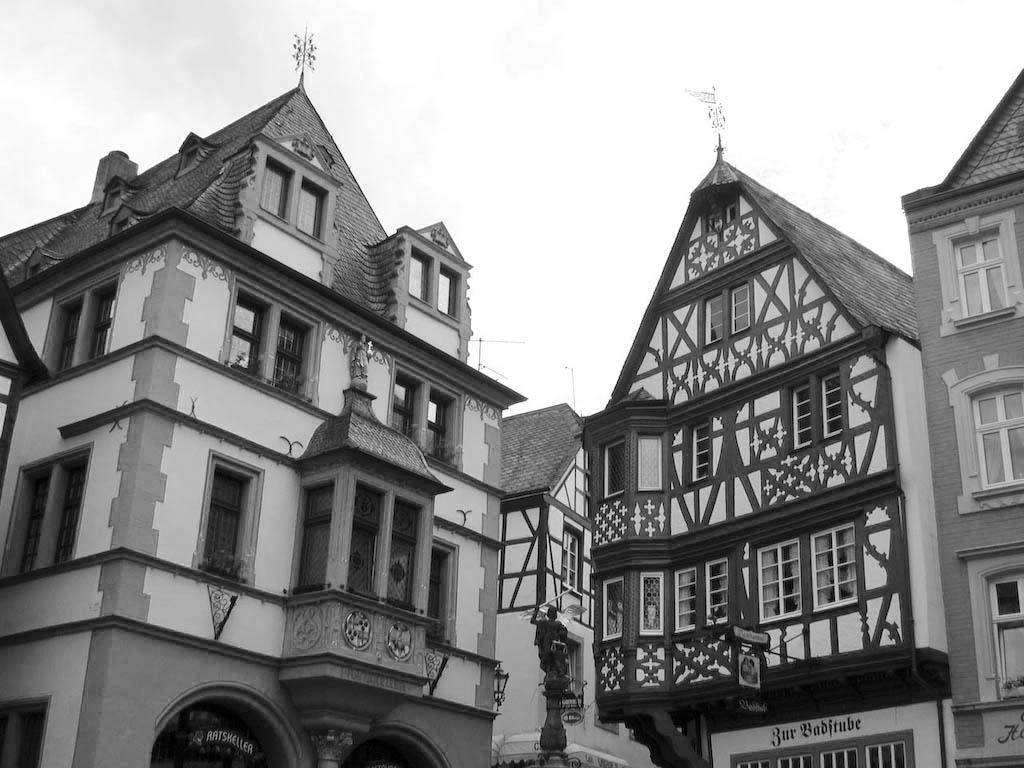
#> input picture Day10/houses.jpeg, 1024 x 768 px
$ python prog2.py
#> lines starting #> are read from the running program, lines starting #| are printed output that depends on the picture
#! /usr/bin/python3
# Detect horizontal vertical lines
import cv2
import numpy as np
inputimg = cv2.imread("houses.jpeg",0)
#> inputimg is the input picture: shape (768, 1024); min 0, max 255, mean 141.3
# Line detection kernel
# Ref : http://aishack.in/tutorials/image-convolution-examples/
kernelh = np.array([[-1, 2, -1],
                    [-1, 2, -1],
                    [-1, 2, -1]], np.int32)
kernelv = np.array([[-1, -1, -1],
                    [2, 2, 2],
                    [-1, -1, -1]], np.int32)
dstimg = cv2.filter2D(inputimg,-1,kernelh)
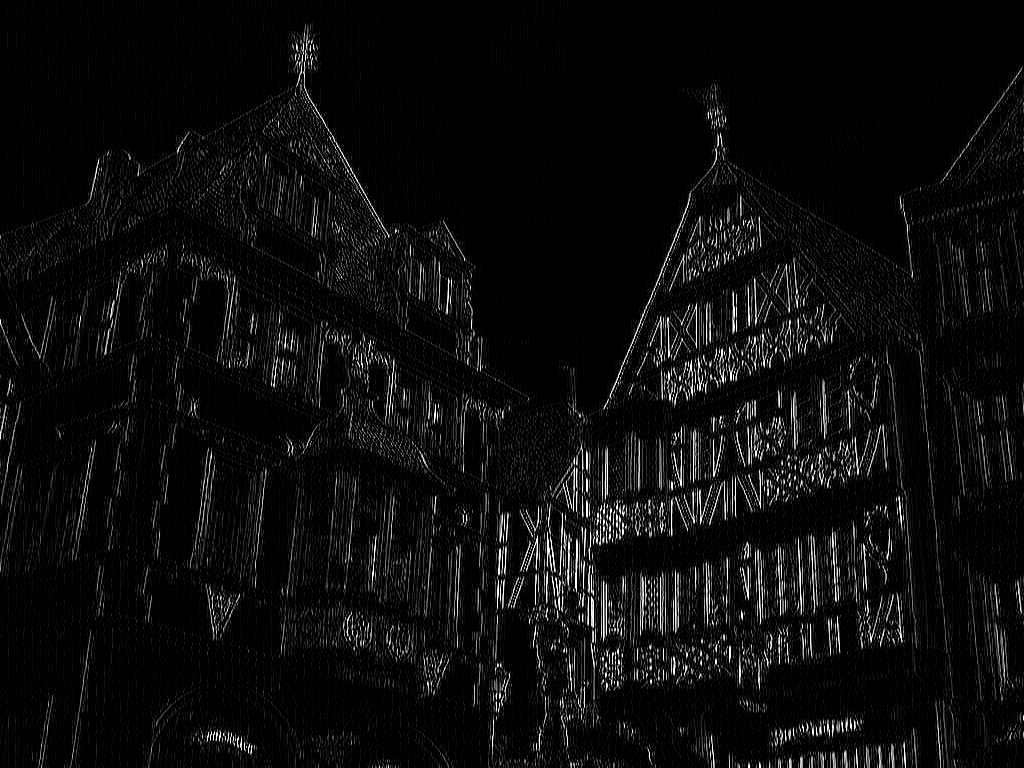
#> dstimg: shape (768, 1024); min 0, max 255, mean 12.3
dst2img = cv2.filter2D(inputimg,-1,kernelv)
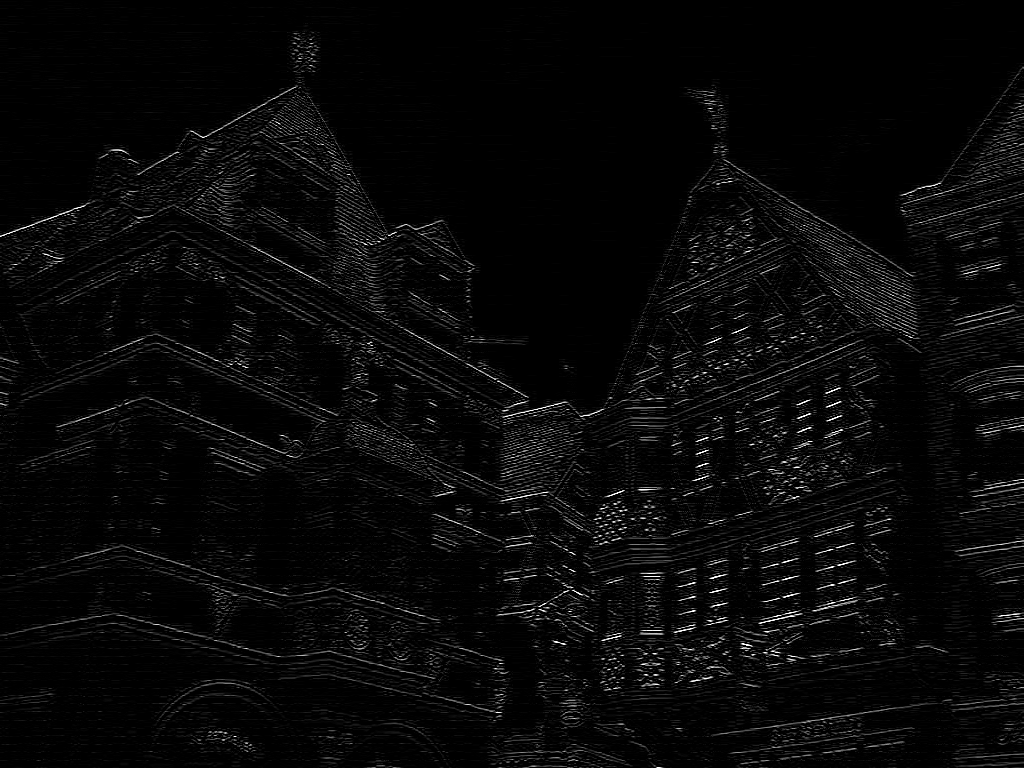
#> dst2img: shape (768, 1024); min 0, max 255, mean 8.6

#Display
cv2.imshow('Input Image' , inputimg)
cv2.imshow('Detection Vertical' , dstimg)
cv2.imshow('Detection Horizontal' , dst2img)
cv2.waitKey(0)

$ run again, with Day10/fingerprint.jpeg copied over Day10/houses.jpeg
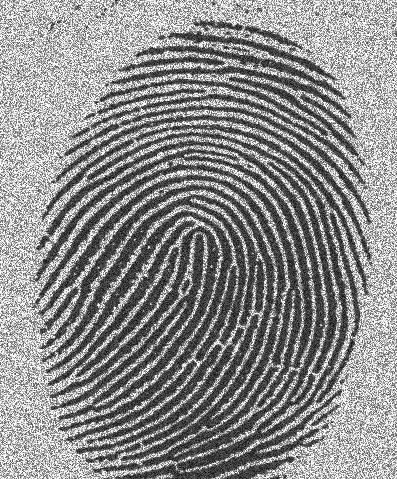
#> input picture Day10/fingerprint.jpeg, 397 x 479 px
#> inputimg is the input picture: shape (479, 397); min 0, max 255, mean 138.8
#> `dstimg = cv2.filter2D(inputimg,-1,kernelh)`:
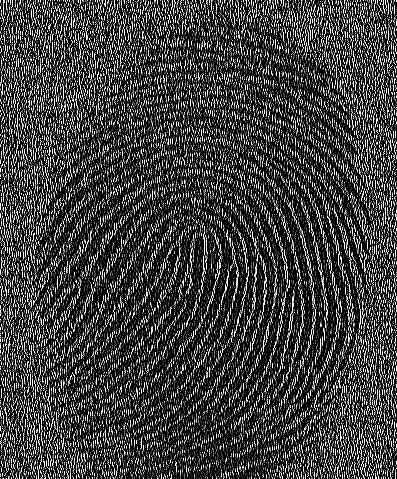
#> dstimg: shape (479, 397); min 0, max 255, mean 63.5
#> `dst2img = cv2.filter2D(inputimg,-1,kernelv)`:
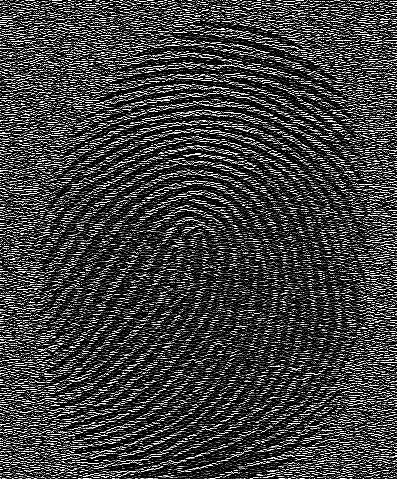
#> dst2img: shape (479, 397); min 0, max 255, mean 63.1

$ run again, with Day10/girl.jpeg copied over Day10/houses.jpeg
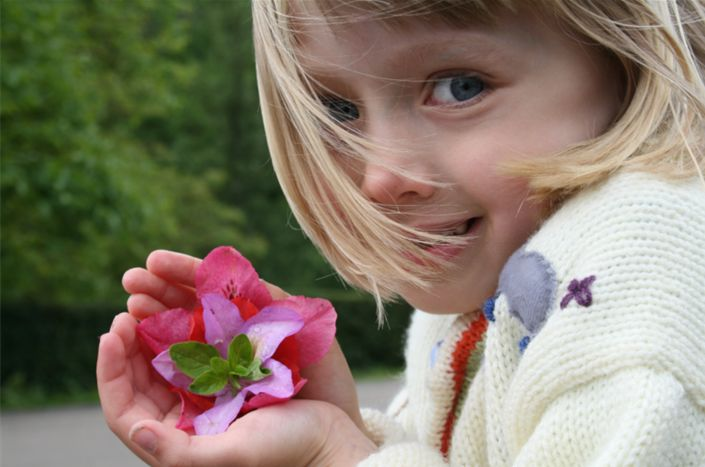
#> input picture Day10/girl.jpeg, 705 x 467 px
#> `inputimg = cv2.imread("houses.jpeg",0)`:
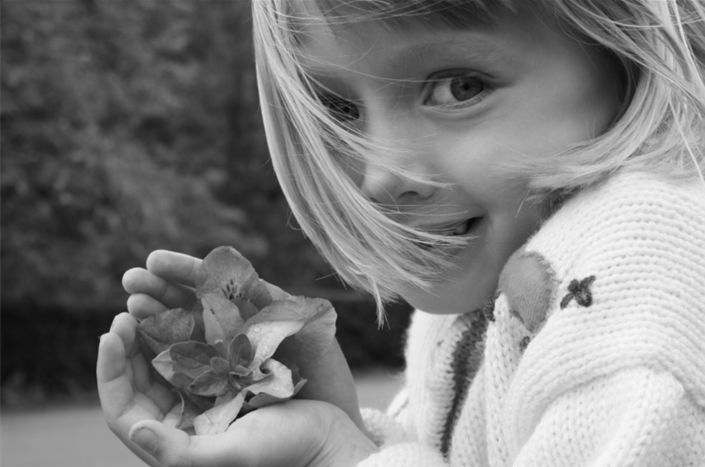
#> inputimg: shape (467, 705); min 3, max 250, mean 125.3
#> `dst2img = cv2.filter2D(inputimg,-1,kernelv)`:
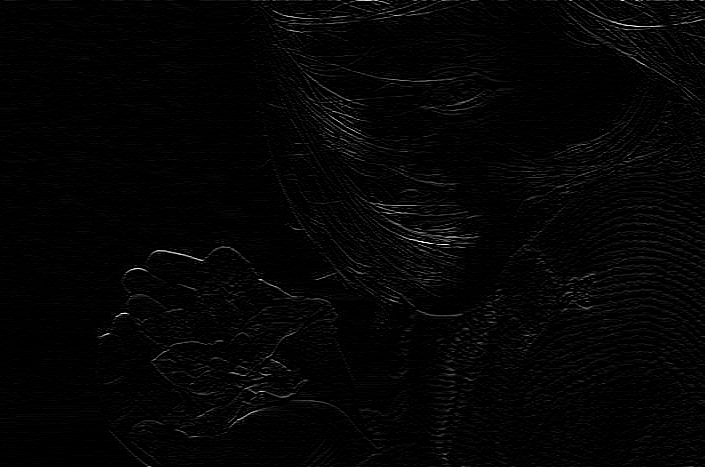
#> dst2img: shape (467, 705); min 0, max 255, mean 4.6

$ run again, with Day10/lungs.jpeg copied over Day10/houses.jpeg
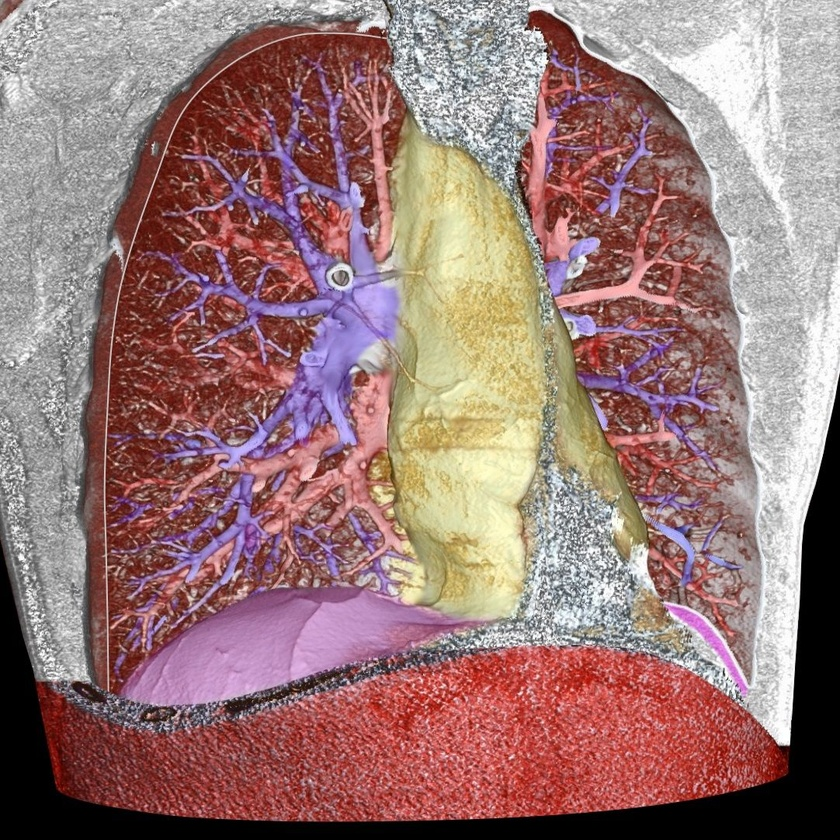
#> input picture Day10/lungs.jpeg, 840 x 840 px, shrunk from 1082 x 1081 before the run
#> `inputimg = cv2.imread("houses.jpeg",0)`:
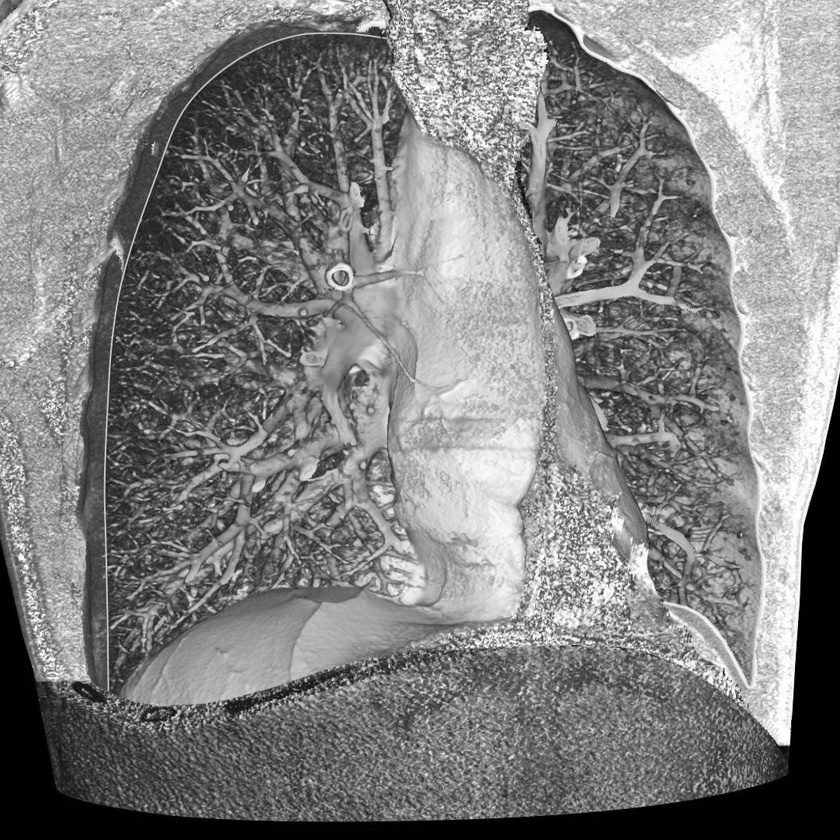
#> inputimg: shape (840, 840); min 0, max 255, mean 129.4
#> `dst2img = cv2.filter2D(inputimg,-1,kernelv)`:
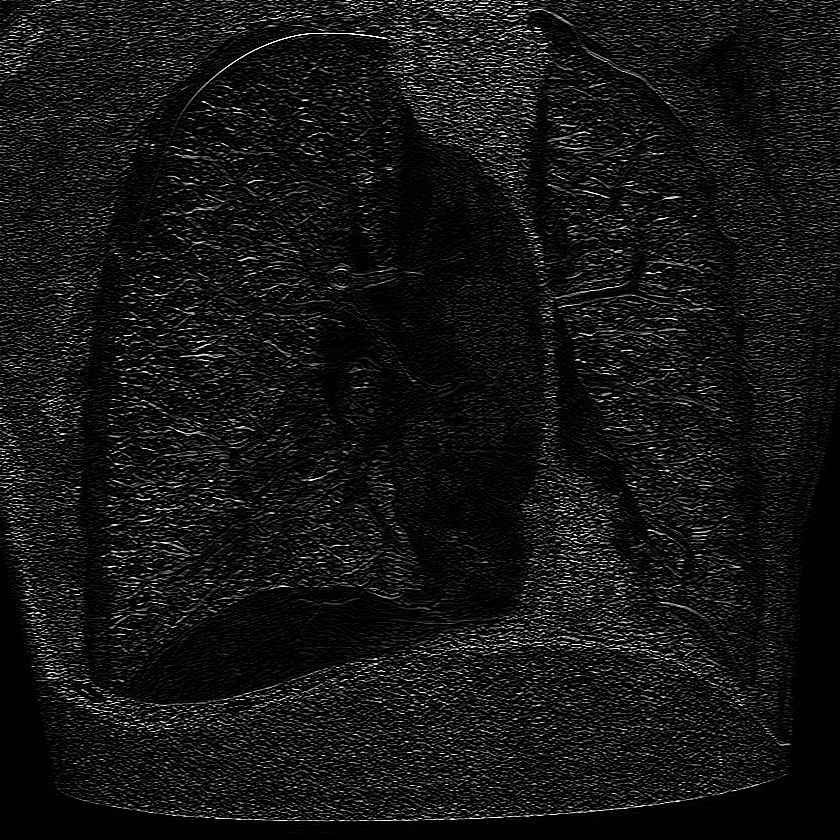
#> dst2img: shape (840, 840); min 0, max 255, mean 20.2
